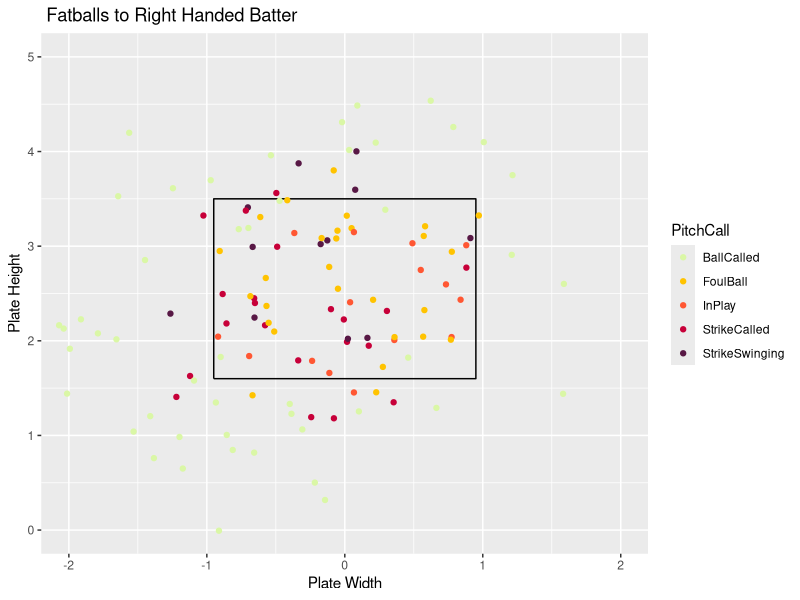
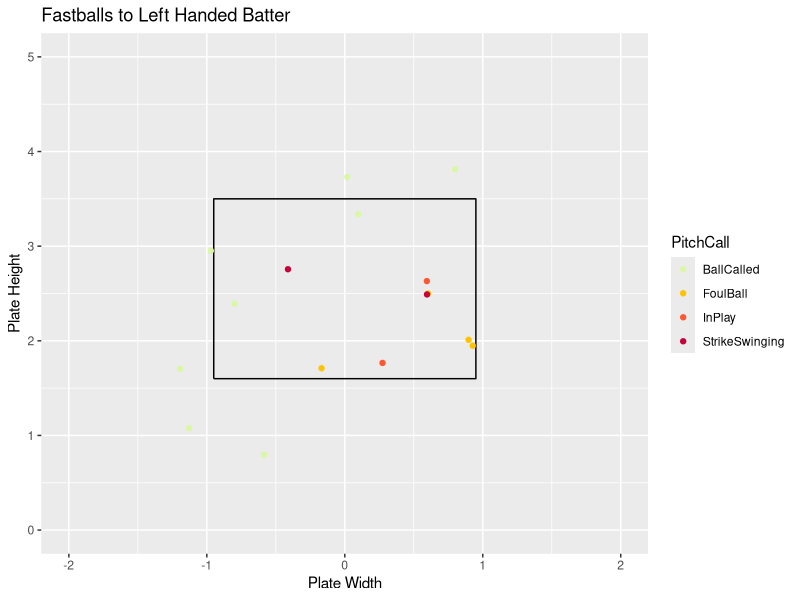

Generate these figures, in order, with R:
## ---- chunk 1
knitr::opts_chunk$set(fig.align = "center", fig.width = 4, fig.height = 4, comment = NA, message = FALSE, warning = FALSE, echo = FALSE)
library(readr)
library(dplyr)
library(ggplot2)
library(tidyverse)
Master <- read_csv("Master.csv")
Pitcher <- Master %>%
  filter(Pitcher == "Bowman, Kaleb")
x <- c(-.95,.95,.95,-.95,-.95)
z <- c(1.6,1.6,3.5,3.5,1.6)
sz <- data_frame(x, z)
## ---- chunk 2
FastballsThrownR <- Pitcher %>%
  filter(TaggedPitchType == "Fastball" & BatterSide == "Right" & RelSpeed)
ggplot() +
  geom_path(data = sz, aes(x = x, y = z)) +
  coord_equal() +
  xlab("Plate Width") +
  ylab("Plate Height") +
  ggtitle(" Fatballs to Right Handed Batter") +
  geom_point(data = FastballsThrownR,aes(x = PlateLocSide, y = PlateLocHeight, color = PitchCall)) +
  coord_cartesian(xlim = c(-2, 2), ylim = c(0, 5)) +
  scale_color_discrete(limits = c("StrikeSwinging" ,"StrikeCalled", "BallCalled", "HitByPitch", "InPlay", "FoulBall", "Undefined")) +
  scale_color_manual(values = c("#DAF7A6","#FFC300", "#FF5733", "#C70039", "#581845", "#000000", "#009E73"))
## ---- chunk 3
FastballsThrownL <- Pitcher %>%
  filter(TaggedPitchType == "Fastball" & BatterSide == "Left")
ggplot() +
  geom_path(data = sz, aes(x = x, y = z)) +
  coord_equal() +
  xlab("Plate Width") +
  ylab("Plate Height") +
  ggtitle("Fastballs to Left Handed Batter") +
  geom_point(data = FastballsThrownL,aes(x = PlateLocSide, y = PlateLocHeight, color = PitchCall)) +
  coord_cartesian(xlim = c(-2, 2), ylim = c(0, 5)) +
  scale_color_discrete(limits = c("StrikeSwinging" ,"StrikeCalled", "BallCalled", "HitByPitch", "InPlay", "FoulBall", "Undefined")) +
  scale_color_manual(values = c("#DAF7A6","#FFC300", "#FF5733", "#C70039", "#581845", "#000000", "#009E73"))
